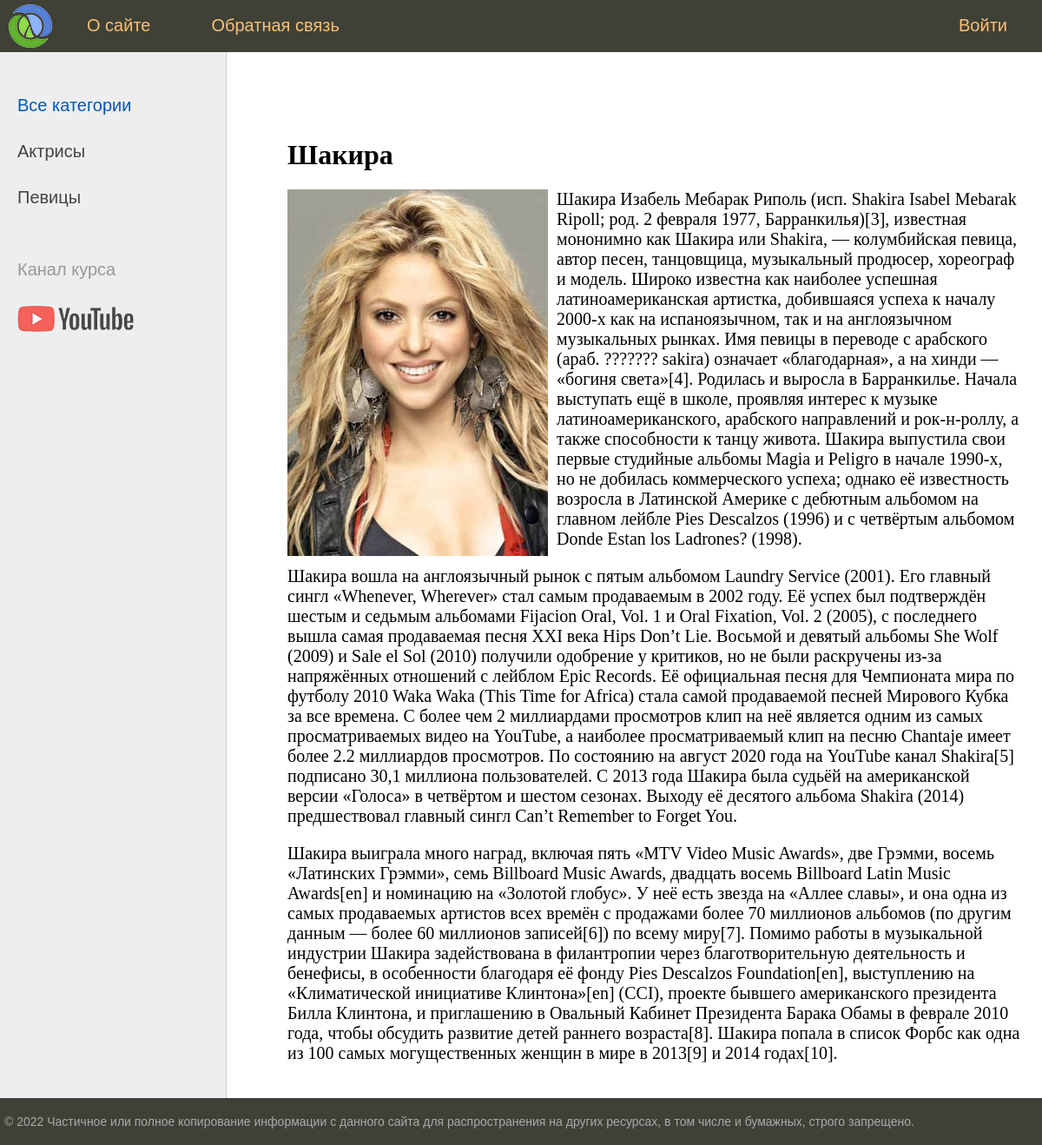
/post/shakira/, run on the app's committed database.
### women/models.py (models this page shows, shortened)
class Category(models.Model):
    name = models.CharField(max_length=100, db_index=True, verbose_name='Категория')
    slug = models.SlugField(max_length=255, unique=True, db_index=True, verbose_name='URL')
    def get_absolute_url(self):
        return reverse('category', kwargs={'cat_slug': self.slug})
    class Meta:
        verbose_name = 'Категория'
        verbose_name_plural = 'Категории'
        ordering = ['name']

class Women(models.Model):
    title = models.CharField(max_length=255, verbose_name='Заголовок')
    slug = models.SlugField(max_length=255, unique=True, db_index=True, verbose_name='URL')
    content = models.TextField(blank=True, verbose_name='Текст статьи')
    photo = models.ImageField(upload_to='photos/%Y/%m/%d/', verbose_name='Фото')
    time_create = models.DateTimeField(auto_now_add=True, verbose_name='Время создания')
    time_update = models.DateTimeField(auto_now=True, verbose_name='Последнее изменение')
    is_published = models.BooleanField(default=True, verbose_name='Публикация')
    cat = models.ForeignKey('Category', on_delete=models.PROTECT, verbose_name='Категории')
    def __str__(self):
        return self.title
    class Meta:
        verbose_name = 'Известные женщины'
        verbose_name_plural = 'Известные женщины'
        ordering = ['-time_update', 'title']

### women/views.py (the view)
# urls.py: path('post/<slug:post_slug>/', ShowPost.as_view(), name='post'),
class ShowPost(DataMixin, DetailView):
    model = Women
    template_name = 'women/post.html'
    slug_url_kwarg = 'post_slug'
    context_object_name = 'post'
    def get_context_data(self, *, object_list=None, **kwargs):
        context = super().get_context_data(**kwargs)
        c_def = self.get_user_context(title=context['post'])
        return dict(list(context.items()) + list(c_def.items()))

### women/templatetags/women_tags.py (called while the page is built)
@register.inclusion_tag('women/tags_templates/list_categories.html')
def show_categories(sort=None, cat_selected=0):
    if not filter:
        cats = Category.objects.all()
    else:
        cats = Category.objects.all().order_by(sort)
    return {'cats': cats, 'cat_selected': cat_selected}

@register.inclusion_tag('women/tags_templates/top_menu.html')
def show_top_menu():
    menu = [
        {'title': 'О сайте', 'url_name': 'about'},
        {'title': 'Добавить статьи', 'url_name': 'add_page'},
        {'title': 'Обратная связь', 'url_name': 'contact'},
        {'title': 'Войти', 'url_name': 'login'}
    ]
    return {'menu': menu}

### women/utils.py (called while the page is built)
    def get_user_context(self, **kwargs):
        context = kwargs
        cats = Category.objects.annotate(Count('women'))
        user_menu = menu.copy()
        if not self.request.user.is_authenticated:
            user_menu.pop(1)
        context['menu'] = user_menu
        context['cats'] = cats
        if 'cat_selected' not in context:
            context['cat_selected'] = 0
        return context

### women/templates/women/post.html
{% extends 'women/base.html' %}
{% block content %}
<h1>{{post.title}}</h1>
{% if post.photo %}
<p><img class="img-article-left" src="{{post.photo.url}}" alt="{{post.title}}"></p>
{% endif %}
{{ post.content|linebreaks }}
{% endblock %}

### women/templates/women/base.html (shortened to what this page needs)
{% load static %}
{% load women_tags %}
<!DOCTYPE html>
<html>
<head>
	<link type="text/css" href="{% static 'women/css/styles.css' %}" rel="stylesheet" />
</head>
<body>
<table class="table-page" border=0 cellpadding="0" cellspacing="0">
<tr><td valign=top>
{% block mainmenu %}
		<div class="header">
			<ul id="mainmenu" class="mainmenu">
			<li class="logo"><a href="{% url 'home' %}"><div class="logo"></div></a></li>
{% for m in menu %}
	{% if not forloop.last %}
			<li><a href="{% url m.url_name %}">{{m.title}}</a></li>
	{% else %}
			<li class="last"><a href="{% url m.url_name %}">{{m.title}}</a></li>
	{% endif %}
{% endfor %}
			</ul>
		</div>
{% endblock mainmenu %}
<table class="table-content" border=0 cellpadding="0" cellspacing="0">
<tr>
	<td valign="top" class="left-chapters">
	<ul id="leftchapters">
	{% if cat_selected == 0 %}
		<li class="selected">Все категории</li>
	{% else %}
		<li><a href="{% url 'home' %}">Все категории</a></li>
	{% endif %}
	{% for c in cats %}
		{% if c.women__count > 0 %}
			{% if c.pk == cat_selected %}
				<li class="selected">{{c.name}}</li>
			{% else %}
				<li><a href="{{ c.get_absolute_url }}">{{c.name}}</a></li>
			{% endif %}
		{% endif %}
	{% endfor %}
		<li class="share">
		<p>Канал курса</p>
		<a class="share-yt" href="https://www.youtube.com/channel/UClJzWfGWuGJL2t-3dYKcHTA/playlists" target="_blank" rel="nofollow"></a>
		</li>
	</ul>
</td>
<td valign="top" class="content">
	<div class="content-text">
{% block content %}
{% endblock %}
	</div>
</td></tr></table>
</td></tr>
<tr><td valign=top>
	<div id="footer">
		<p>&copy; 2022 Частичное или полное копирование информации с данного сайта для распространения на других ресурсах, в том числе и бумажных, строго запрещено.</p>
	</div>
</td></tr></table>
</body>
</html>

### women/static/women/css/styles.css (style rules this page uses)
html, body { font-family: 'Arial'; margin: 0; padding: 0; height: 100%; width: 100%; color: #444; }
a { color: #0059b2; text-decoration: none; }
img { max-width: 600px; height: auto; }
img.img-article-left { max-width: 300px; height: auto; float: left; padding: 0 10px 10px 0; }
.table-page { width: 100%; height: 100%; vertical-align: top; }
.table-page tr { height: 100%; }
.header { background: #3F4137; height: 60px; }
.logo { background: url('../images/logo.png') no-repeat 10px 5px; width: 70px; height: 60px; }
ul.mainmenu { list-style: none; margin: 0; padding: 0; height: 60px; color: #fdc073; font-size: 20px; overflow: hidden; }
ul.mainmenu li { float: left; margin: 18px 40px 0 30px; }
ul.mainmenu li.logo { margin: 0; }
ul.mainmenu li.last { float: right; }
ul.mainmenu li a { color: #fdc073; text-decoration: none; }
.table-content { width: 100%; min-height: 100%; height: 100%; }
.left-chapters { margin: 0; background: #eee; border-right: 1px solid #ccc; min-height: 100%; }
.left-chapters ul { width: 230px; min-height: 100%; margin: 0; padding: 20px 10px 10px 20px; list-style: none; font-size: 20px; }
.left-chapters ul li { margin: 30px 0 0 0; color: #999; }
.left-chapters ul li.selected { color: #0059b2; }
.left-chapters ul li a { color: #444; text-decoration: none; }
.left-chapters ul li.share { margin: 60px 0 0 0; }
.left-chapters ul li.share p { margin: 30px 0 30px 0; }
.left-chapters ul li.share a { display: inline-block; width: 40px; height: 40px; margin: 0 20px 0 0; }
.left-chapters ul li.share a.share-yt { width: 100%; height: 30px; background: url('../images/share_yt.png') no-repeat 0 0 }
.content { padding: 40px 20px 20px 40px; width: 100%; box-sizing: border-box; }
.content-text { margin: 60px 0 0 30px; color: #000; font-size: 20px; font-family: Yandex Sans Display Light; }
.content-text h1 { font-size: 32px; }
#footer { box-sizing: border-box; background: #3F4137; padding: 5px; color: #aaa; font-size: 14px; font-family: Verdana, Geneva, Arial, Helvetica; text-align: left; overflow: hidden; }

### data on the page
Category: name "Актрисы"
Category: name "Певицы"
Women: title "Шакира", photo (picture), content "Шакира Изабель Мебарак Риполь (исп. Shakira Isabel Mebarak Ripoll; род. 2 февраля 1977, Барранкилья)[3], известная мононимно как Шакира или Shakira, — колумбийская певица, автор песен, танцовщица, музыкальный продюсер, хореограф и модель. Широко известна как наиболее успешная латиноамериканская артистка, добившаяся успеха к началу 2000-х как на испаноязычном, так и на англоязычном музыкальных рынках. Имя певицы в переводе с арабского (араб. ??????? sakira) означает «благодарная», а на хинди — «богиня света»[4]. Родилась и выросла в Барранкилье. Начала выступать ещё в школе, проявляя интерес к музыке латиноамериканского, арабского направлений и рок-н-роллу, а также способности к танцу…"

### other printed values
{{ m.title }} "О сайте" "Обратная связь"
{{ m.title }} "Войти"
